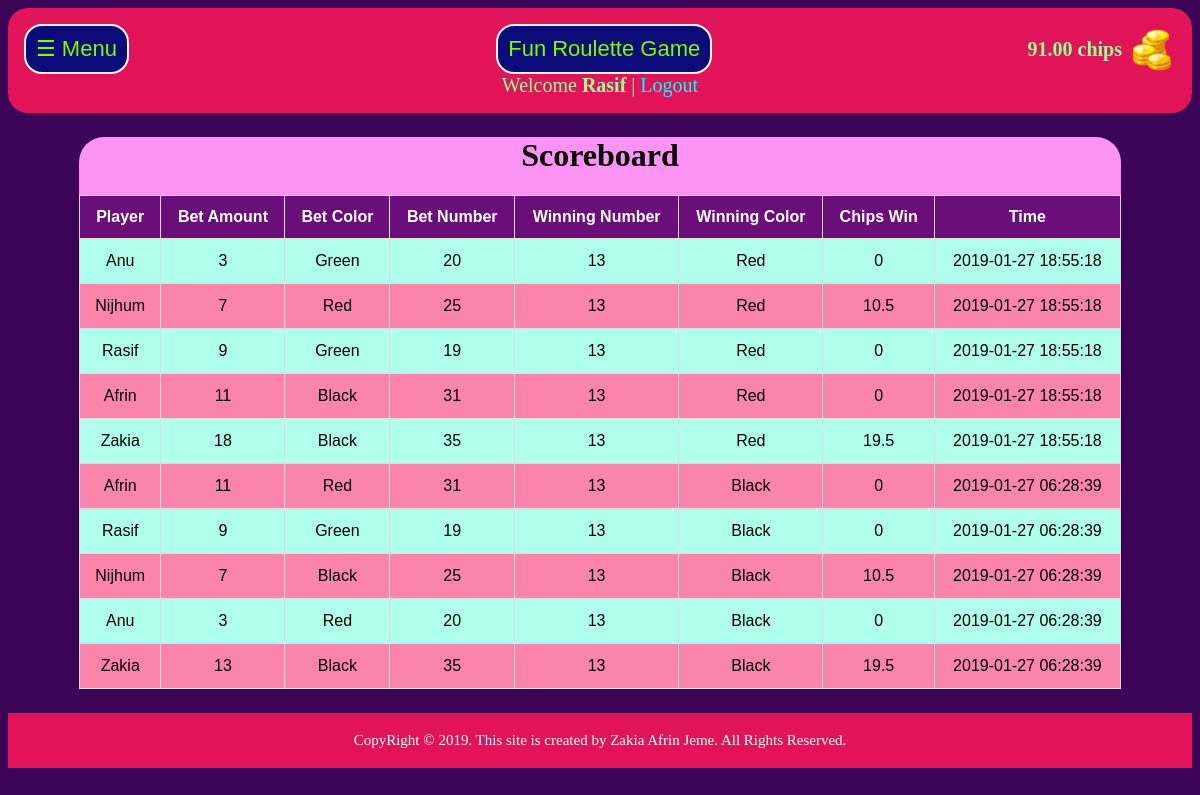
/score.php (signed in), run on the app's committed database.
### tables this page shows
CREATE TABLE `players` (
  `id` int(11) NOT NULL,
  `email` varchar(80) NOT NULL,
  `username` varchar(80) NOT NULL,
  `password` varchar(20) NOT NULL,
  `chips` varchar(20) NOT NULL
);

CREATE TABLE `scoreboard` (
  `id` int(11) NOT NULL,
  `win_num` int(11) NOT NULL,
  `win_col` enum('Red','Green','Black','') NOT NULL,
  `name` varchar(50) NOT NULL,
  `status` varchar(50) NOT NULL,
  `bet_amount` int(11) NOT NULL,
  `bet_color` enum('Red','Green','Black','') NOT NULL,
  `bet_number` int(11) NOT NULL,
  `win_chips` varchar(20) NOT NULL,
  `date` timestamp NOT NULL DEFAULT CURRENT_TIMESTAMP ON UPDATE CURRENT_TIMESTAMP
);

### score.php (the view, shortened to what this page needs)
<?php
include("inc/connection.php");
$title= 'Fun Roulette Game';
$email = $_SESSION['email'];
$query = "SELECT * FROM players WHERE email='$email'";
$data = mysqli_query($conn, $query);
$total = mysqli_num_rows($data);
if($total !=0){
    while($result = mysqli_fetch_assoc($data)){
        $player = $result['username'];
        $coins = $result['chips'];
        }
    } else {
        echo "No record found";
}
$query = "SELECT * FROM scoreboard ORDER BY date DESC LIMIT 100";
$data = mysqli_query($conn, $query);
$total = mysqli_num_rows($data);
include "inc/header.php";
?>
<div class="head" id="main">
    <div class="menu">
        <div>
            <button class="head-btn" onclick="openNav()">☰ Menu</button>
        </div>
        <div>
            <button class="head-btn" style="margin-left: 52px;">
                <?php echo $title; ?>
            </button>
        </div>
        <div class="wallet">
            <div>
                <strong>
                    <?php echo $coins;  ?> chips </strong>
            </div>
            <div><img src="img/coin.png" alt="coin" class="coin"></div>
        </div>
    </div>
    <div class="welcome">Welcome <b>
            <?php echo $player; ?></b> | <a href="logout.php">Logout</a>
    </div>
</div>
<div class="score-body">
    <h1 class="center">Scoreboard</h1>
    <table id="players">
        <tr>
            <th>Player</th>
            <th>Bet Amount</th>
            <th>Bet Color</th>
            <th>Bet Number</th>
            <th>Winning Number</th>
            <th>Winning Color</th>
            <th>Chips Win</th>
            <th>Time</th>
        </tr>
        <?php
if($total !=0){
    while($result = mysqli_fetch_assoc($data)){
        echo   "
            <tr>
                <td>" . $result['name']  . "</td>
                <td>" . $result['bet_amount'] . "</td>
                <td>" . $result['bet_color'] . "</td>
                <td>" . $result['bet_number'] . "</td>
                <td>" . $result['win_num'] . "</td>
                <td>" . $result['win_col'] . "</td>
                <td>" . $result['win_chips'] . "</td>
                <td>" . $result['date'] . "</td>
            </tr>";
    }
} else {
}
?>
    </table>
</div>
<?php include "inc/footer.php"; ?>

### css/style.php (style rules this page uses)
body { background-color: rgb(60, 4, 87); }
.head { text-align: center; color: #95ff95; background-color: #e11459; padding: 1px; border-radius: 20px; }
a { text-decoration: none; color: cyan; }
.head-btn { padding: 10px; border: 2px solid whitesmoke; border-radius: 18px; background-color: #0b0b7a; color: lawngreen; font-size: 22px; outline: none; }
#main { transition: margin-left .5s; padding: 16px; }
.menu { display: flex; justify-content: space-between; }
.welcome { font-size: 20px; }
.coin { width: 49px; height: 49px; margin-left: 5px; }
.wallet { display: flex; align-items: center; font-size: 20px; }
#players { font-family: "Trebuchet MS", Arial, Helvetica, sans-serif; border-collapse: collapse; width: 100%; }
#players td, #players th { border: 1px solid #ddd; padding: 13px; text-align: center; }
#players tr:nth-child(even) { background-color: #b0ffed; }
#players tr:nth-child(odd) { background-color: #fb84ac; }
#players th { padding-top: 12px; padding-bottom: 12px; background-color: #6a0e7a; color: white; }
.center { text-align: center; }
.score-body { background-color: #fd94f5; margin-left: 6%; margin-right: 6%; margin-top: 2%; margin-bottom: 2%; border-radius: 25px; }

### data on the page
players: chips "91.00", username "Rasif"
scoreboard: name "Anu", bet_amount "3", bet_color "Green", bet_number "20", win_num "13", win_col "Red", win_chips "0", date "2019-01-27 18:55:18"
scoreboard: name "Nijhum", bet_amount "7", bet_color "Red", bet_number "25", win_num "13", win_col "Red", win_chips "10.5", date "2019-01-27 18:55:18"
scoreboard: name "Rasif", bet_amount "9", bet_color "Green", bet_number "19", win_num "13", win_col "Red", win_chips "0", date "2019-01-27 18:55:18"
scoreboard: name "Afrin", bet_amount "11", bet_color "Black", bet_number "31", win_num "13", win_col "Red", win_chips "0", date "2019-01-27 18:55:18"
scoreboard: name "Zakia", bet_amount "18", bet_color "Black", bet_number "35", win_num "13", win_col "Red", win_chips "19.5", date "2019-01-27 18:55:18"
scoreboard: name "Afrin", bet_amount "11", bet_color "Red", bet_number "31", win_num "13", win_col "Black", win_chips "0", date "2019-01-27 06:28:39"
scoreboard: name "Rasif", bet_amount "9", bet_color "Green", bet_number "19", win_num "13", win_col "Black", win_chips "0", date "2019-01-27 06:28:39"
scoreboard: name "Nijhum", bet_amount "7", bet_color "Black", bet_number "25", win_num "13", win_col "Black", win_chips "10.5", date "2019-01-27 06:28:39"
scoreboard: name "Anu", bet_amount "3", bet_color "Red", bet_number "20", win_num "13", win_col "Black", win_chips "0", date "2019-01-27 06:28:39"
scoreboard: name "Zakia", bet_amount "13", bet_color "Black", bet_number "35", win_num "13", win_col "Black", win_chips "19.5", date "2019-01-27 06:28:39"

### other printed values
$title "Fun Roulette Game"
